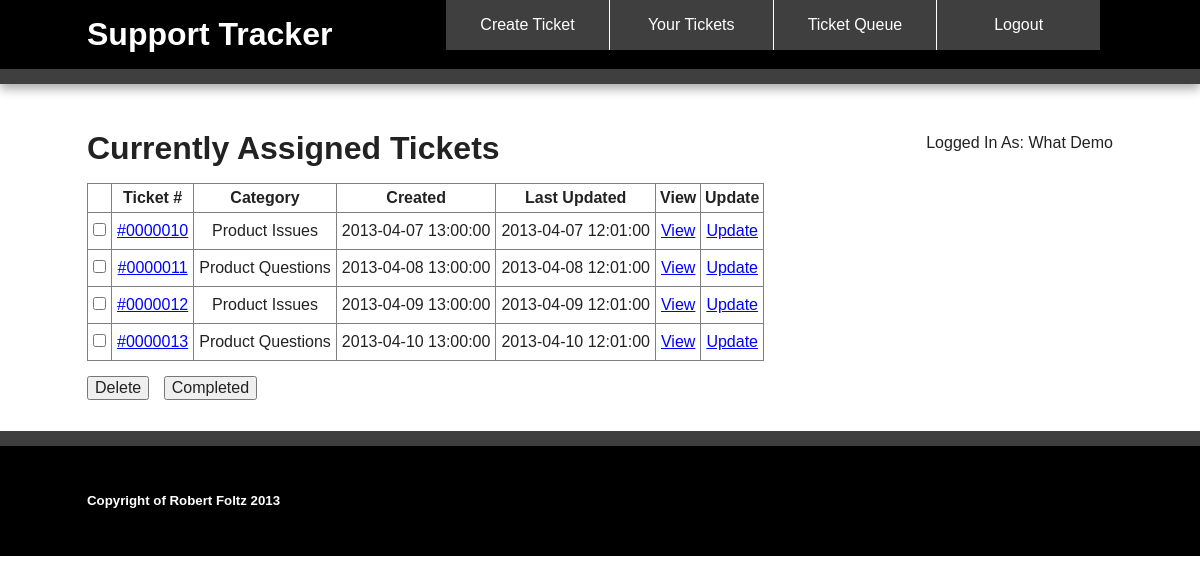
The page /your-tickets.php (signed in) on the database its author committed.
### tables this page shows
CREATE TABLE tickets
(
Num INT NOT NULL AUTO_INCREMENT,
Created DATETIME NOT NULL,
Updated DATETIME NOT NULL,
CEmail VARCHAR(120) NOT NULL,
CName VARCHAR(120) NOT NULL,
CCountry VARCHAR(120) NOT NULL,
Issue LONGTEXT NOT NULL,
Technician INT,
Category INT NOT NULL,
Completed CHAR default 'N',
PRIMARY KEY (Num),
FOREIGN KEY (Category) REFERENCES category(CatID),
FOREIGN KEY (Technician) REFERENCES techs(UserID)
);

CREATE TABLE category
(
CatID INT NOT NULL AUTO_INCREMENT,
Catname VARCHAR(60) NOT NULL, 
PRIMARY KEY (CatID)
);

### your-tickets.php (the view, shortened to what this page needs)
<?php require_once('dbConnection.php'); ?>
<?php
	$stmt = $db->prepare('select *,LPAD(Num,7,"0") as ticket_num from tickets where technician = ?');
	$stmt->bindValue(1, $_SESSION['UserID']);
	$stmt->execute();
	$ticket_info = $stmt->fetchAll();
?>
<!DOCTYPE html>
 <html class="no-js">
    <head>
        <link rel="stylesheet" href="css/normalize.min.css">
        <link rel="stylesheet" href="css/main.css">
    </head>
    <body>
        <div class="header-container">
            <header class="wrapper clearfix">
            	<h1 class="title">Support Tracker</h1>
            	<nav>
                    <ul>
                        <li><a href="create-ticket.php">Create Ticket</a></li>
                        <li><a href="your-tickets.php">Your Tickets</a></li>
                        <li><a href="queue.php">Ticket Queue</a></li>
                        <li><a href="authority.php?logout=true">Logout</a></li>
                    </ul>
                </nav>
            </header>
        </div>
        <div class="main-container">
            <div class="main wrapper clearfix">
            	<p class="as">Logged In As: <?php echo($_SESSION['Firstname']." ".$_SESSION['Lastname']); ?></p>
                <h1>Currently Assigned Tickets</h1>
                <form action="">
					<table id="ticket-queue" border="1">
						<tr>
							<th></th>
							<th>Ticket #</th>
							<th>Category</th>
							<th>Created</th>
							<th>Last Updated</th>
							<th>View</th>
							<th>Update</th>
						</tr>
						<?php foreach ($ticket_info as $ticket) : ?>
						<tr>
							<td><input type="checkbox" name="checked[]" value="<?php echo($ticket['Num']); ?>"></td>
							<td><a href="update-ticket.php?number=<?php echo($ticket['Num']); ?>">#<?php echo($ticket['ticket_num']); ?></a></td>
							<?php
								$stmt = $db->prepare('select Catname from category where CatID = ?');
								$stmt->bindValue(1, $ticket['Category']);
								$stmt->execute();
								$category = $stmt->fetch();
							?>
							<td><?php echo($category['Catname']); ?></td>
							<td><?php echo($ticket['Created']); ?></td>
							<td><?php echo($ticket['Updated']); ?></td>
							<td><a href="view-ticket.php?number=<?php echo($ticket['Num']); ?>">View</a></td>
							<td><a href="update-ticket.php?number=<?php echo($ticket['Num']); ?>">Update</a></td>
						</tr>
						<?php endforeach; ?>
					</table>
					<input class="spaced" type="submit" name="delete" value="Delete">
					<input class="spaced" type="submit" name="completed" value="Completed">
				</form>
            </div>
        </div>
        <div class="footer-container">
            <footer class="wrapper">
                <h5>Copyright of Robert Foltz 2013</h5>
            </footer>
        </div>
    </body>
</html>

### css/main.css (style rules this page uses)
html, button, input, select, textarea { color: #222; }
body { font-size: 1em; line-height: 1.4; }
body { font: 16px/26px Helvetica, Helvetica Neue, Arial; }
.wrapper { width: 90%; margin: 0 5%; }
.header-container { border-bottom: 15px solid #3F3F3F; }
.footer-container, .main aside { border-top: 15px solid #3F3F3F; }
.header-container, .footer-container, .main aside { background:#000000; }
.title { color:white; }
nav ul { margin: 0; padding: 0; }
nav a { display: block; margin-bottom: 10px; padding: 15px 0; text-align: center; text-decoration: none; font-weight: 500; color: white; background: #3F3F3F; -webkit-border-radius: 7px; -moz-border-radius: 7px; border-radius: 7px; }
.main { padding: 30px 0; }
.footer-container footer { color: white; padding: 20px 0; }
.as { float:right; margin-bottom:20px; }
#ticket-queue td { padding:5px; text-align:center; }
#ticket-queue a:link, a:visited { color: blue; }
.spaced { margin:15px 10px 0 0; }
@media only screen and (min-width: 480px) { nav a { float: left; width: 24.4%; margin: 0; padding:12px 0; border-right:1px solid #FFFFFF; -webkit-border-radius: 0; -moz-border-radius: 0; border-radius: 0; } }
@media only screen and (min-width: 480px) { nav li:first-child a { margin-left: 0; } }
@media only screen and (min-width: 480px) { nav li:last-child a { margin-right: 0; border-right:none; } }
@media only screen and (min-width: 480px) { nav ul li { display: inline; } }
@media only screen and (min-width: 768px) { .header-container, .main aside { -webkit-box-shadow: 0 5px 10px #aaa; -moz-box-shadow: 0 5px 10px #aaa; box-shadow: 0 5px 10px #aaa; } }
@media only screen and (min-width: 768px) { .title { float:left; margin-right:10px; } }
@media only screen and (min-width: 768px) { nav { float:right; width:65%; } }
@media only screen and (min-width: 1140px) { .wrapper { width: 1026px; margin: 0 auto; } }
.clearfix:before, .clearfix:after { content: " "; display: table; }
.clearfix:after { clear: both; }
.clearfix { *zoom: 1; }

### rows shown on the page
tickets: ticket_num "0000010", Category.Catname "Product Issues", Created "2013-04-07 13:00:00", Updated "2013-04-07 12:01:00"
tickets: ticket_num "0000011", Category.Catname "Product Questions", Created "2013-04-08 13:00:00", Updated "2013-04-08 12:01:00"
tickets: ticket_num "0000012", Category.Catname "Product Issues", Created "2013-04-09 13:00:00", Updated "2013-04-09 12:01:00"
tickets: ticket_num "0000013", Category.Catname "Product Questions", Created "2013-04-10 13:00:00", Updated "2013-04-10 12:01:00"

### other values the page prints
$_SESSION['Firstname'] "What"
$_SESSION['Lastname'] "Demo"
